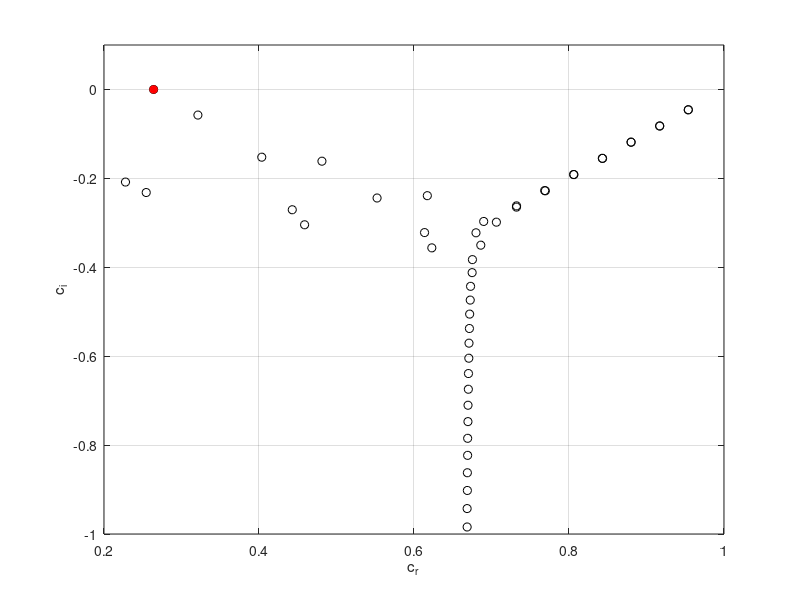

This figure's MATLAB source: (Note: this script raises an error after producing the figure.)

% =====================================================================
% ----- Spectral method implementation - Orr-Sommerfeld equation ------
% =====================================================================


%% Formulate the generalized eigenvalue problem 
Re = 5772.22; % Reynolds number
alpha = 1.02056; % Wavenumber
N=119; % N+1 Chebyshev polynomials
% Working out E matrix 
A = zeros(N);
B = zeros(N);
C = zeros(N);
for i=1:N
    if i==1
        C(i,i)=2;
    else 
        C(i,i)=1;
    end
    if i<=N-2
        C(i,i+2)=-1;  
    end
    A(i,i+1)=2*i;
end
A; 
C; 
E = C\A;
E(N+1,N)=0; % Add another row to make the matrix square

% Constructing the matrix which is used to determine the matrix formulation
% of the cross terms in the Orr-Sommerfeld equation U*phi, U*phi"
Q = zeros(N+1); % has same dimensions as E
for j=1:N-3
    if j<N
        Q(j,j+2) = -0.25;
    end
    % Diagonal entries
    if j-1 == 1
        Q(j,j)=0.25;
    else
        Q(j,j)=0.5;
    end        
    % Other off-diagonal entries
    if j>2
        if j==3
            Q(j,j-2) = -0.5;
        else
            Q(j,j-2)=-0.25;
        end
    end
end
% Constructing generalized eigenvalue problem in the form Dx=cFx
% Identity matrix
I = zeros(N+1);
for j=1:length(E)-4
   I(j,j) = 1; 
end
% Solving the generalized eigenvalue problem
D = (sqrt(-1)/(alpha*Re))*( E^4-2*(alpha^2)*I*(E^2)+(alpha^4)*I )+ 2*I - (alpha^2)*Q + Q*(E^2); % LHS
F = I*E^2 - (alpha^2)*I; % RHS
%Boundary conditions
for k = 1:length(D)
   D(N-2,k) = 1; % phi(1)=1
   D(N,k) = (k-1)^2; % phi'(1)=n^2
   D(N-1,k) = (-1)^(k-1); % phi(-1)=(-1)^(n-1)
   D(N+1,k) = ((-1)^(k-1))*(k-1)^2; % phi'(-1)= n^2 (-1)^(n-1)
end
% ----------   Solving for the eigenvalues and eigenvectors  --------------
% Columns of V are the eigenvectors, with W a diagonal matrix with
% eigenvalues as the entries
format long
[V,W] = eig(D,F); % 
eigvals = diag(W);
eigvals = sort(eigvals) % Display eigenvalues

% Sanity check
eig_crit = min(eigvals);
for k=1:length(eigvals)-6 %-6 as we need to remove the spurious eigenvalues
    if imag(eigvals(k)) > imag(eig_crit)
        eig_crit = eigvals(k);
    end
end
eig_crit % display least stable eigenvalue

for j=1:length(eigvals)
   if W(j,j) == eig_crit
       eigvec_crit = V(1:length(eigvals),j);
   end
end
% Approximation of coefficients, eigvec_crit has coefficients equal to zero
% for the odd order Chebyshev polynomials 

% Want to find positions of 10 least stable eigenvalues 
f = zeros([10 1]);
s = zeros([length(f) 1]); ctr=0; eigvals_im = flip(sort(imag(eigvals)));
for k=5:length(f)+4
    f(k-4) = eigvals_im(k);
end
%Positions of least stable eigenvalues
for i=1:length(f)
    ctr=ctr+1;
    for k=1:N+1
        if imag(W(k,k)) == f(ctr)
            imag(W(k,k));
            eigvals_im(ctr);
            s(ctr) = k;
        end
    end
end

%-------   Plotting the data obtained from solving the OS problem  --------
% Plot eigenvalue spectrum
close(figure(1))
figure(1)
plot(eigvals(1:length(eigvals)),"o","color","k")
ylim([-1 0.1]);
xlim([0.2 1]);
grid on
hold on
plot(real(eig_crit),imag(eig_crit),"*","color","r","LineWidth",2)
xlabel("c_r")
ylabel("c_i")

%% Plot eigenfunctions and vector field
figure(2)
% Generate an approximation to the eigenfunction using the coefficients
% solved for in the generalized eigenvalue problem
z=-1:0.005:1; eig_fn=zeros([1 length(z)]); eig_fn_1=zeros([1 length(z)]);  % initialise vectors

% Other eigenvalue/vector
p = 69;V(1:N+1,p);% % 94 N=120
coeff = eigvec_crit; % Vector of coefficients corresponding to least stable eigenvalue
coeff_1 = E*coeff; % Coefficients of the 1st derivative
for k=1:N+1
    eig_fn = eig_fn+coeff(k)*chebyshevT(k-1,z); % Linear combination of Chebyshev polynomials  
    eig_fn_1 = eig_fn_1 + coeff_1(k)*chebyshevT(k-1,z);
end

plot(real(eig_fn),z,"LineWidth",0.9,"color","k")
hold on
plot(imag(eig_fn),z,"--","LineWidth",0.9,"color","b")
xlabel("\phi")
ylabel("z")
legend("Re(\phi)","Im(\phi)","Location","Best")
grid on

% Vector field plot + contours
c = eig_crit;
%c = W(p,p)
x = linspace(0,6*pi/alpha,length(z));
u = zeros(length(eig_fn)); 
w = zeros(length(eig_fn));

t=0;
for j=1:length(eig_fn)
   u(1:length(eig_fn),j) = eig_fn_1*exp(sqrt(-1)*alpha*(x(j)-c*t));
   w(1:length(eig_fn),j) = -sqrt(-1)*alpha*eig_fn*exp(sqrt(-1)*alpha*(x(j)-c*t));
end

l=0;
approx = 6; % this controls the number of arrows plotted i.e resolution of vector field
x_approx = []; z_approx = [];
for k=1:approx:length(z)
    l = l+1;
    x_approx(l) = x(k);
    z_approx(l) = z(k);
end

m=0;
l = length(x_approx);
u_approx = zeros(l);
w_approx = zeros(l);
for k=1:approx:length(z)
    m = m+1;
    i=0;
    for j=1:approx:length(z)
        i=1+i;
        u_approx(i,m) = u(j,k);
        w_approx(i,m) = w(j,k);
    end
end
% Plotting vector field
% Contour of magnitude of vectors
X = zeros(length(w));
for k=1:length(X)
    for j=1:length(X)
       X(j,k) = sqrt((u(j,k)^2+w(j,k)^2)); 
    end
end

close(figure(3))
figure(3)
contourf(x,z,real(X),"LineWidth",0.25)
hold on
%q=quiver(x_approx,z_approx,real(u_approx),real(w_approx),"k","LineWidth",0.9);
% q.ShowArrowHead = 'off';
% q.Marker = '.';
xlabel("x")
ylabel("z")
hold on
%yline(1,"color","k","LineWidth",2)
hold on
%yline(-1,"color","k","LineWidth",2)
ylim([-1 1])
xlim([0 4*pi])
grid on

close(figure(4))
figure(4)
contourf(x,z,real(u),12,"LineWidth",0.8)
xlabel("x")
ylabel("z")
grid on









